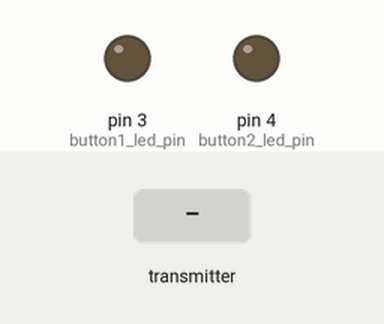
A sketch run on a simulated Arduino Uno, built with avr-gcc and run on an emulated ATmega328P. On the bench: output pins drawn as LEDs (lit = HIGH). The test bench sets the inputs (shaded band). The ROS host is connected and sends only what is stated; no radio packets arrive unless stated.

Above: at 1.2 s.
1.3 s: the transmitter starts sending buttonID = 1
At 2.2 s:
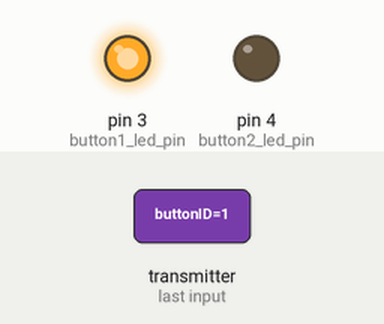
2.8 s: the transmitter starts sending buttonID = 0
At 4.4 s:
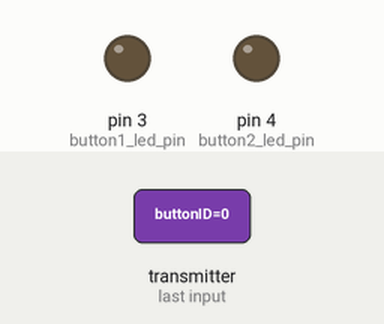
Timing chart, 0 to 5.9 s (numbered marks = the images above; inputs shaded):
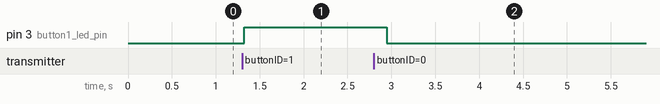

The sketch:

button_publish.ino
```cpp
/*
 * Button Example for Rosserial
 */

#include <Wire.h>
#include <SPI.h>
#include <nRF24L01.h>
#include <RF24.h>

#include <ros.h>
#include <std_msgs/Bool.h>
#include <std_msgs/Int8.h>

#define CE_PIN 9
#define CSN_PIN 10
#define TX_AMOUNT 2


ros::NodeHandle nh;

std_msgs::Int8 button1_msg;
ros::Publisher pub_button1("button1_state", &button1_msg);
std_msgs::Int8 button2_msg;
ros::Publisher pub_button2("button2_state", &button2_msg);

const int button1_led_pin = 3;
const int button2_led_pin = 4;

struct PayloadStruct
{
  uint8_t buttonID;
  uint8_t buttonState;
};
PayloadStruct payload;

const uint64_t address[6] = {0x7878787878LL,
                       0xB3B4B5B6F1LL,
                       0xB3B4B5B6CDLL,
                       0xB3B4B5B6A3LL,
                       0xB3B4B5B60FLL,
                       0xB3B4B5B605LL
                      };

RF24 radio(CE_PIN, CSN_PIN);

void setup()
{
  nh.initNode();
  nh.advertise(pub_button1);
  nh.advertise(pub_button2);

  payload.buttonState = 5;

  pinMode(button1_led_pin, OUTPUT);
  pinMode(button2_led_pin, OUTPUT);

  digitalWrite(button1_led_pin, LOW);
  digitalWrite(button2_led_pin, LOW);

  radio.begin();
  radio.setPALevel(RF24_PA_LOW); // RF24_PA_MAX is default.
  radio.setPayloadSize(sizeof(payload));
  for (uint8_t i = 0; i < TX_AMOUNT; ++i)
      radio.openReadingPipe(i, address[i]);

  radio.startListening(); // put radio in RX mode

}

void loop()
{

  //bool reading = ! digitalRead(button_pin);

  uint8_t pipe;
    if (radio.available(&pipe)) {             // is there a payload? get the pipe number that recieved it
      uint8_t bytes = radio.getPayloadSize(); // get the size of the payload
      radio.read(&payload, bytes);            // fetch payload from FIFO

      if(payload.buttonID == 1){
        digitalWrite(button1_led_pin, HIGH);
        button1_msg.data = payload.buttonState;
        delay(100);
      }
      else if(payload.buttonID == 2){
        digitalWrite(button2_led_pin, HIGH);
        button2_msg.data = payload.buttonState;
        delay(100);
      }
      else{
      digitalWrite(button1_led_pin, LOW);
      digitalWrite(button2_led_pin, LOW);
      }
//      Serial.print(F("Received "));
//      Serial.print(bytes);                    // print the size of the payload
//      Serial.print(F(" bytes on pipe "));
//      Serial.print(pipe);                     // print the pipe number
//      Serial.print(F(" RECEIVED!   Button: "));
//      Serial.print(payload.buttonID);           // print the payload's origin
//      Serial.print(F("   State: "));
//      Serial.println(payload.buttonState);      // print the payload's number
    }
    else{
      digitalWrite(button1_led_pin, LOW);
      digitalWrite(button2_led_pin, LOW);
    }

  pub_button1.publish(&button1_msg);
  pub_button2.publish(&button2_msg);

  nh.spinOnce();
  delay(100);
}
```

Measured:
- after the input at 1.3 s, pin 3 (button1_led_pin): LOW → HIGH at once
- after the input at 2.8 s, pin 3 (button1_led_pin): HIGH → LOW after 0.15 s
